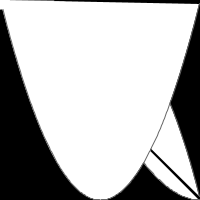
Frame 1 (no input)
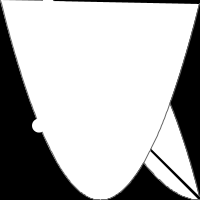
Frame 60 (the mouse pressed at the canvas centre just before this capture)
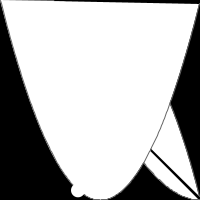
Frame 120 (the mouse held since frame 60 and released just before this capture)

The Processing sketch that drew these frames (run headless with seeded random() and noise(); from frame 60 on, the mouse is pressed at the canvas centre):

// Processing sketch: MovingOnCurves
// ── MovingOnCurves.pde
/**
 * Moving On Curves. 
 * 
 * Shapes may be moved along function curves by setting
 * their position to be the values input and returned 
 * from the equations. 
 * 
 * Updated 15 September 2002
 */
 
// Variables for first ellipse
int e1_size = 18;
float e1_x, e1_y = 0;
float e1_speed = 1.0;
int e1_direction = 1;

// Variables for second ellipse
int e2_size = 10;
float e2_x, e2_y = 0;
float e2_speed = 0.80;
int e2_direction = 1;

// Variables for third ellipse
int e3_size = 14;
float e3_x, e3_y = 0;
float e3_speed = 0.65;
int e3_direction = 1;


void setup() 
{
  size(200, 200);
  stroke(102);
  smooth();
  frameRate(30);
}

void draw() 
{
  background(0);
  
  stroke(102);
  
  beginShape();
  for(int i=0; i<width; i++) {
   vertex(i, singraph((float)i/width)*height);
  }
  endShape();
  
  beginShape();
  for(int i=0; i<width; i++) {
   vertex(i, quad((float)i/width)*height);
  }
  endShape();
  
  beginShape();
  for(int i=0; i<width; i++) {
   vertex(i, hump((float)i/width)*height);
  }
  endShape();
  
  e1_x += e1_speed * e1_direction;
  if (e1_x > width || e1_x < 0) {
    e1_direction = e1_direction * -1;
  }
  e1_y = singraph((float)e1_x/width)*height;
  
  noStroke();
  fill(255);
  ellipse(e1_x, e1_y, e1_size, e1_size);
  
  e2_x += e2_speed * e2_direction;
  if (e2_x > width || e2_x < 0) {
    e2_direction = e2_direction * -1;
  }
  e2_y = quad((float)e2_x/width)*height;
  noStroke();
  fill(255);
  ellipse(e2_x, e2_y, e2_size, e2_size);
  
  e3_x += e3_speed * e3_direction;
  if (e3_x > width || e3_x < 0) {
    e3_direction = e3_direction * -1;
  }
  e3_y = hump((float)e3_x/width)*height;
  noStroke();
  fill(255);
  ellipse(e3_x, e3_y, e3_size, e3_size);
}

float singraph(float sa) {
  sa = (sa - 0.5) * 1.0; //scale from -1 to 1
  sa = sin(sa*PI)/2 + 0.5;
  return sa;
}

float quad(float sa) {
  return sa*sa*sa*sa;
}

float hump(float sa) {
  sa = (sa - 0.5) * 2; //scale from -2 to 2
  sa = sa*sa;
  if(sa > 1) { sa = 1; }
  return 1-sa;
}
